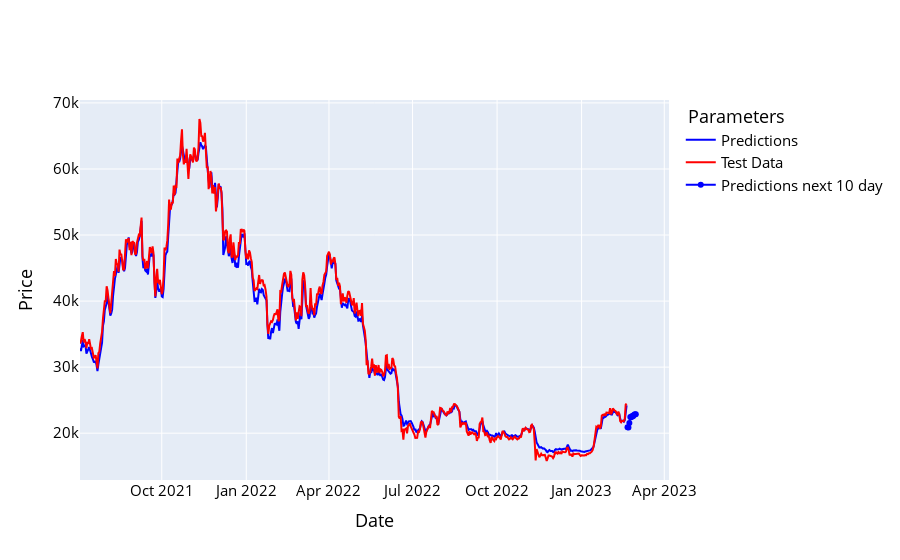

Notebook code cell kept with this figure:
### Code cell
names = cycle(['Predictions','Test Data'])

fig = go.Figure()
fig.add_trace(go.Scatter(x=y_test_df.index, y=y_pred_df['Adj Close'], name='Predictions',
                         line=dict(width=2, color='blue')))
fig.add_trace(go.Scatter(x=y_test_df.index, y=y_test_df['Adj Close'], name='Test Data',
                         line=dict(width=2, color='red')))
fig.add_trace(go.Scatter(x=prediction_df.index, y=prediction_df['Adj Close'], name='Predictions next 10 day',
                         line=dict(width=2, color='blue')))
                         
fig.update_layout(xaxis_title='Date', yaxis_title='Price', font_size=15, font_color='black',legend_title_text=' Parameters')
fig.show()

### Figure 1 — Plotly figure (JSON) as saved in the notebook; plotly's stock layout.template omitted (floating-point values rounded to 4 significant figures; data arrays with more than 128 entries replaced by an {"elided": "..."} marker saying what was removed)
{"data": [{"line": {"color": "blue", "width": 2}, "name": "Predictions", "type": "scatter", "x": {"elided": "596 str values"}, "y": {"elided": "596 float values"}}, {"line": {"color": "red", "width": 2}, "name": "Test Data", "type": "scatter", "x": {"elided": "596 str values"}, "y": {"elided": "596 float values"}}, {"line": {"color": "blue", "width": 2}, "name": "Predictions next 10 day", "type": "scatter", "x": ["2023-02-20T00:00:00", "2023-02-21T00:00:00", "2023-02-22T00:00:00", "2023-02-23T00:00:00", "2023-02-24T00:00:00", "2023-02-25T00:00:00", "2023-02-26T00:00:00", "2023-02-27T00:00:00", "2023-02-28T00:00:00", "2023-03-01T00:00:00"], "y": [20900.0, 20860.0, 21540.0, 22440.0, 22400.0, 22600.0, 22580.0, 22760.0, 22870.0, 22880.0]}], "layout": {"font": {"color": "black", "size": 15}, "legend": {"title": {"text": " Parameters"}}, "xaxis": {"title": {"text": "Date"}}, "yaxis": {"title": {"text": "Price"}}}}
